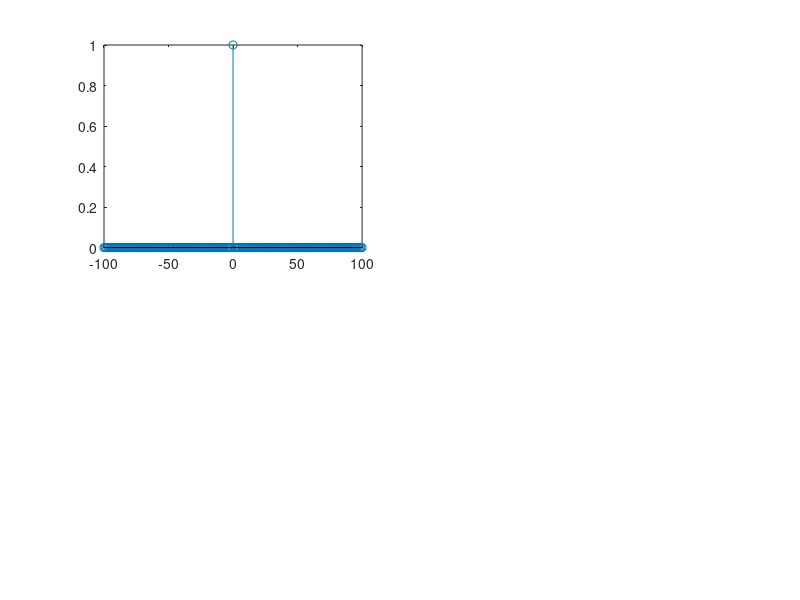

This figure's MATLAB source:
%unit step function
title('Unit Impulse Function')
t= -100:1:100;
y=[zeros(1,100),ones(1,1),zeros(1,100)];
subplot(2,2,1);
stem(t,y);